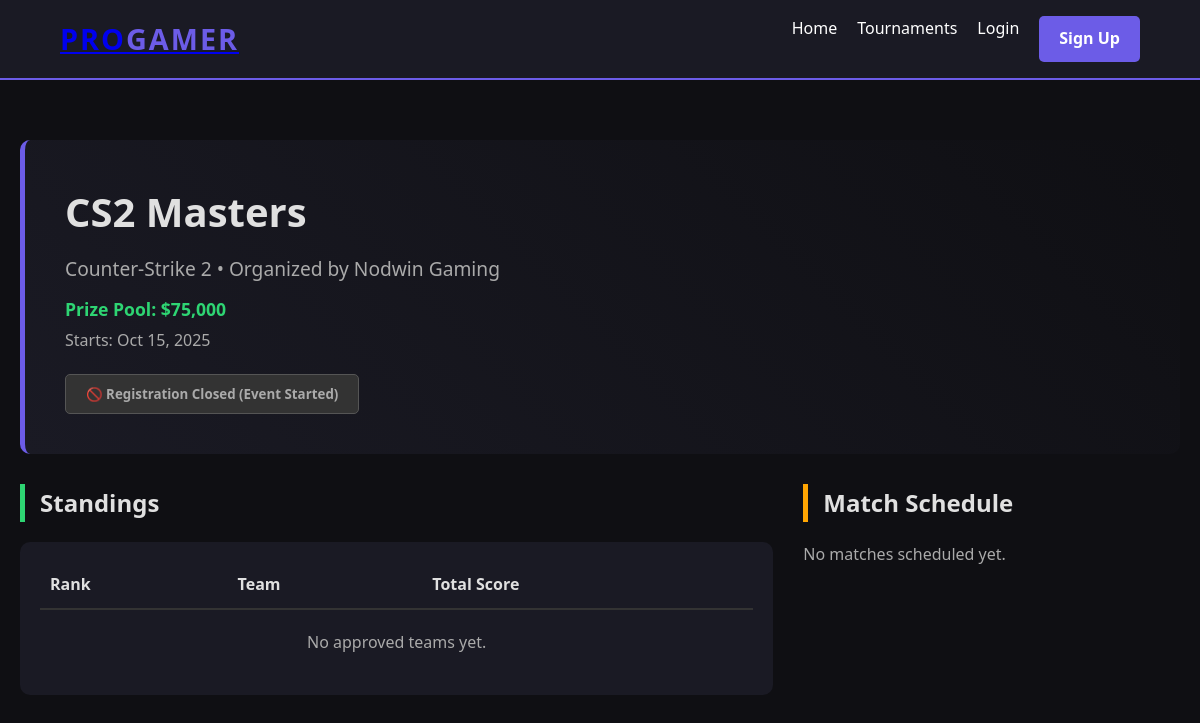
Page /test.php?id=3 on the committed database.
### tables this page shows
CREATE TABLE `tournament` (
  `tournament_id` int(11) NOT NULL,
  `tournament_name` varchar(150) NOT NULL,
  `game_id` int(11) DEFAULT NULL,
  `organizer_id` int(11) DEFAULT NULL,
  `start_date` datetime DEFAULT NULL,
  `end_date` datetime DEFAULT NULL,
  `prize_pool` decimal(10,2) DEFAULT NULL
);

CREATE TABLE `game` (
  `game_id` int(11) NOT NULL,
  `game_name` varchar(100) NOT NULL,
  `platform` varchar(50) DEFAULT NULL,
  `max_team_size` int(11) DEFAULT 5,
  `min_age` int(11) DEFAULT 0,
  `min_teams_per_match` int(11) DEFAULT 2
);

CREATE TABLE `organizer` (
  `organizer_id` int(11) NOT NULL,
  `organizer_name` varchar(100) DEFAULT NULL,
  `organization_name` varchar(100) DEFAULT NULL,
  `contact_email` varchar(100) DEFAULT NULL,
  `contact_number` varchar(20) DEFAULT NULL,
  `password` varchar(255) DEFAULT 'admin123'
);

### test.php (the view, shortened to what this page needs)
<?php
include __DIR__ . '/includes/db_connect.php';
include __DIR__ . '/includes/header.php';
$t_id = intval($_GET['id']);
$player_id = isset($_SESSION['player_id']) ? $_SESSION['player_id'] : 0;
$sql = "SELECT T.*, G.game_name, G.platform, O.organizer_name
        FROM Tournament T
        JOIN Game G ON T.game_id = G.game_id
        JOIN Organizer O ON T.organizer_id = O.organizer_id
        WHERE T.tournament_id = $t_id";
$tournament = $conn->query($sql)->fetch_assoc();
?>
<div style="max-width: 1200px; margin: 40px auto; padding: 20px;">
    <div style="background: linear-gradient(45deg, #1a1a24, #0f0f13); padding: 40px; border-radius: 10px; border-left: 5px solid #6c5ce7; margin-bottom: 30px;">
        <h1 style="font-size: 2.5rem; margin-bottom: 10px;"><?php echo htmlspecialchars($tournament['tournament_name']); ?></h1>
        <p style="font-size: 1.2rem; color: #aaa;">
            <?php echo $tournament['game_name']; ?> • Organized by <?php echo $tournament['organizer_name']; ?>
        </p>
        <p style="margin-top: 10px; color: #2ed573; font-weight: bold; font-size: 1.1rem;">
            Prize Pool: $<?php echo number_format($tournament['prize_pool']); ?>
        </p>
        <p style="color: #aaa; margin-top: 5px;">
            Starts: <?php echo date('M d, Y', strtotime($tournament['start_date'])); ?>
        </p>
        <div style="margin-top: 20px;">
            <?php
                $current_date = date("Y-m-d");
                $start_date = $tournament['start_date'];
                $is_started = ($current_date >= $start_date);
                $already_in = false;
            ?>
            <?php if ($is_started): ?>
                <button class="btn" style="background: #333; color: #aaa; cursor: not-allowed; border: 1px solid #555;">
                    🚫 Registration Closed (Event Started)
                </button>
            <?php elseif ($player_id == 0): ?>
                <a href="login.php" class="btn btn-secondary">Login to Join</a>
            <?php elseif ($already_in): ?>
                <button class="btn" style="background: #2ed573; color: #1a1a24; cursor: default; font-weight: bold;">
                    ✅ You are Registered
                </button>
            <?php else: ?>
                <a href="register_team.php?id=<?php echo $t_id; ?>" class="btn" style="text-decoration: none; display: inline-block;">
                    Register / Create Team
                </a>
            <?php endif; ?>
            </div>
    </div>
    <div style="display: grid; grid-template-columns: 2fr 1fr; gap: 30px;">
        <div>
            <h2 style="border-left: 5px solid #2ed573; padding-left: 15px; margin-bottom: 20px;">Standings</h2>
            <div style="background: #1a1a24; padding: 20px; border-radius: 10px;">
                <table style="width: 100%; border-collapse: collapse;">
                    <thead>
                        <tr style="border-bottom: 2px solid #333; text-align: left;">
                            <th style="padding: 10px;">Rank</th>
                            <th style="padding: 10px;">Team</th>
                            <th style="padding: 10px;">Total Score</th>
                        </tr>
                    </thead>
                    <tbody>
                        <?php
                        $sql_rank = "SELECT P.score, T.team_name
                                     FROM Participates P
                                     JOIN Team T ON P.team_id = T.team_id
                                     WHERE P.tournament_id = $t_id AND P.registration_status = 'Approved'
                                     ORDER BY P.score DESC";
                        $ranks = $conn->query($sql_rank);
                        if ($ranks->num_rows > 0) {
                            $count = 1;
                            while($r = $ranks->fetch_assoc()) {
                                $badge = "";
                                if($count == 1) $badge = "🥇";
                                elseif($count == 2) $badge = "🥈";
                                elseif($count == 3) $badge = "🥉";
                                echo "<tr style='border-bottom: 1px solid #333;'>
                                    <td style='padding: 15px;'>#$count $badge</td>
                                    <td style='padding: 15px; font-weight: bold;'>".htmlspecialchars($r['team_name'])."</td>
                                    <td style='padding: 15px; color: #2ed573;'>".$r['score']." pts</td>
                                </tr>";
                                $count++;
                            }
                        } else {
                            echo "<tr><td colspan='3' style='padding:20px; text-align:center; color: #aaa;'>No approved teams yet.</td></tr>";
                        }
                        ?>
                    </tbody>
                </table>
            </div>
        </div>
        <div>
            <h2 style="border-left: 5px solid #ffa502; padding-left: 15px; margin-bottom: 20px;">Match Schedule</h2>
            <div style="display: flex; flex-direction: column; gap: 15px;">
                <?php
                $sql_match = "SELECT * FROM Matches WHERE tournament_id = $t_id ORDER BY match_date DESC";
                $matches_result = $conn->query($sql_match);
                $match_score_table = "Match_Scores";
                if ($matches_result->num_rows > 0) {
                    while($m = $matches_result->fetch_assoc()) {
                        $is_live = ($m['match_date'] == date('Y-m-d'));
                        $status_style = $is_live ? 'color: #ff4757; font-weight: bold;' : 'color: #aaa;';
                        $status_text = $is_live ? 'LIVE' : 'Scheduled';
                        echo "<div style='background: #1a1a24; padding: 15px; border-radius: 8px; border-left: 3px solid #6c5ce7;'>
                            <div style='display:flex; justify-content:space-between; margin-bottom: 5px;'>
                                <span style='font-weight: bold;'>Match #".$m['match_id']."</span>
                                <span style='$status_style'>$status_text</span>
                            </div>
                            <p style='color: #888; font-size: 0.9rem; margin-bottom: 5px;'>
                                ".date('M d, Y', strtotime($m['match_date']))." @ ".date('H:i', strtotime($m['match_time']))."
                            </p>";
                            $match_id = $m['match_id'];
                            $sql_participants = "SELECT MS.match_score, T.team_name
                                                 FROM $match_score_table MS
                                                 JOIN Team T ON MS.team_id = T.team_id
                                                 WHERE MS.match_id = $match_id
                                                 ORDER BY MS.match_score DESC";
                            $participants_result = $conn->query($sql_participants);
                            if ($participants_result->num_rows > 0) {
                                echo "<h4 style='margin: 5px 0 0; color: #ccc;'>Participants:</h4>";
                                echo "<ul style='list-style: none; padding: 0; margin: 0; font-size: 0.9rem;'>";
                                while ($p = $participants_result->fetch_assoc()) {
                                    $score_color = ($p['match_score'] > 0) ? '#2ed573' : '#aaa';
                                    echo "<li style='padding: 3px 0;'>
                                            ".htmlspecialchars($p['team_name'])." -
                                            <span style='color: $score_color;'>".$p['match_score']."</span>
                                          </li>";
                                }
                                echo "</ul>";
                            } else {
                                echo "<p style='color: #777; margin: 5px 0 0;'>Teams not assigned yet.</p>";
                            }
                            echo "</div>";
                    }
                } else {
                    echo "<p style='color: #aaa;'>No matches scheduled yet.</p>";
                }
                ?>
            </div>
        </div>
        </div>
</div>
</body>
</html>

### css/style.css (style rules this page uses)
* { margin: 0; padding: 0; box-sizing: border-box; font-family: 'Segoe UI', Tahoma, Geneva, Verdana, sans-serif; }
body { background-color: #0f0f13; color: #e0e0e0; line-height: 1.6; }
.btn { display: inline-block; padding: 10px 20px; background-color: #6c5ce7; color: #fff; text-decoration: none; border-radius: 5px; border: none; cursor: pointer; font-weight: bold; transition: 0.3s; }

### rows in the picture
tournament: tournament_name "CS2 Masters", game.game_name "Counter-Strike 2", organizer.organizer_name "Nodwin Gaming", prize_pool "75,000", start_date "Oct 15, 2025"
